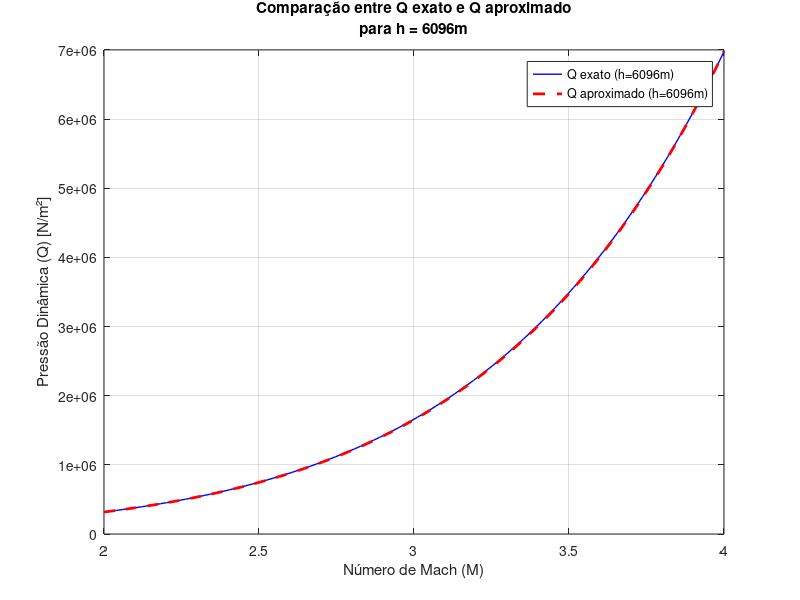

This figure's MATLAB source:
close all
clear
clc

% Constants
gamma = 1.403;
T0 = 288.15;
g = 9.80665;
rho_0 = 1.225;
L = 0.0065;
R = 287.0531;
h = 6096; % Altitude, m

% Function for calculating speed of sound Vs
Vs = @(h) sqrt(gamma * R * (T0 - L * h));

% Functions Q1 e Q2
Q1 = @(M, h) ((rho_0 * ((1 - (L/T0)*h) .^ ((g/(R*L)) - 1))) .* R .* (T0 - L * h)) .* ...
    (((1 + ((gamma - 1)/2).*(M.^2)) .^ (gamma/(gamma - 1))) - 1);

Q2 = @(M, h) 0.5*(rho_0 * ((1 - (L/T0)*h) .^ ((g/(R*L)) - 1))) .* (Vs(h).^2) .* (M.^2) .* ...
    (1 + M.^2/4 + M.^4/40 + M.^6/2100);

% Mach values
M_values = linspace(2, 4, 100);

% Calculating Qexact and Qaprox
Q1_values = Q1(M_values, h);
Q2_values = Q2(M_values, h);

% Plot
figure;
plot(M_values, Q1_values, 'b-', 'LineWidth', 1, 'DisplayName', 'Q exato (h=6096m)');
hold on;
plot(M_values, Q2_values, 'r--', 'LineWidth', 2, 'DisplayName', 'Q aproximado (h=6096m)');
title(sprintf('Comparação entre Q exato e Q aproximado\npara h = 6096m'));
xlabel('Número de Mach (M)');
ylabel('Pressão Dinâmica (Q) [N/m²]');
legend('show');
grid on;